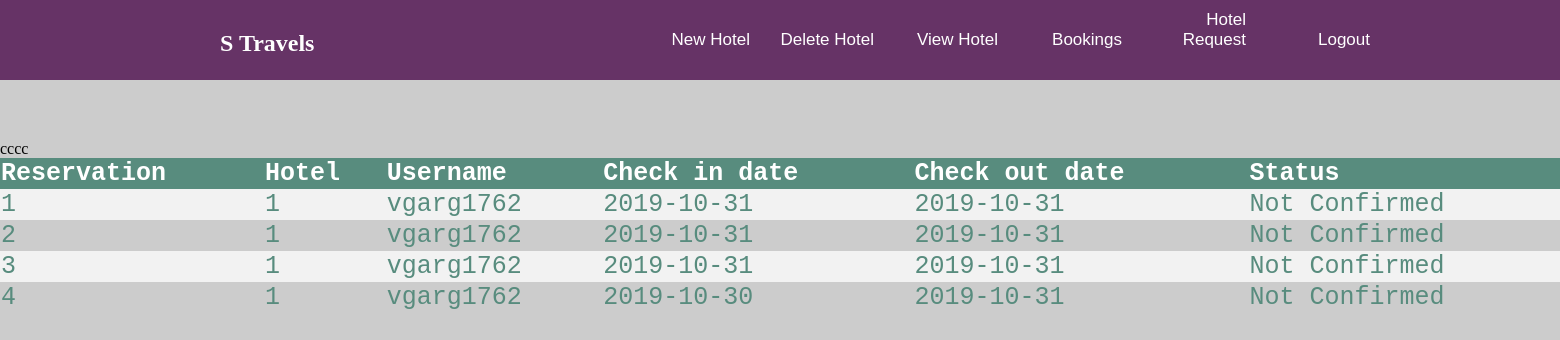
/MonthEntry.php, run on the app's committed database.
### tables this page shows
CREATE TABLE IF NOT EXISTS `reservation` (
  `res_id` int(11) NOT NULL AUTO_INCREMENT,
  `hid` int(11) DEFAULT NULL,
  `roomtype` varchar(50) DEFAULT NULL,
  `username` varchar(20) DEFAULT NULL,
  `no_rooms` int(11) DEFAULT NULL,
  `no_guests` int(11) DEFAULT NULL,
  `in_date` date DEFAULT NULL,
  `out_date` date DEFAULT NULL,
  `amount` int(11) DEFAULT NULL,
  `status` varchar(20) DEFAULT NULL,
  PRIMARY KEY (`res_id`)
);

### MonthEntry.php (the view, shortened to what this page needs)
<!DOCTYPE html>
<html>
<head>
</head>
<body>
<header>
      <div class="main">
        <div class="logo">
<ul>
                <li><h2><font color="white">S Travels</font></h2></li></ul>        </div>
         <div class="nav">
            <ul>
<li><a href ="adminpanel.php"> New Hotel</a></li>
<li><a href ="DeleteHotel.php"> Delete Hotel</a></li>
<li><a href ="ViewHotel.php"> View Hotel</a></li>
<li class="active"><a href ="MonthEntry.php"> Bookings </a></li>
<li ><a href ="requests.php"> Hotel Request</a></li>
<li><a href ="adminlogin.php"> Logout</a></li>
</ul>
            </div>
  </div>
    </header>
<div class="text1">
    </div>
    <table>
        <tr>
            <th>Reservation </th>
            <th>Hotel </th>
            <th>Username </th>
            <th>Check in date</th>
            <th>Check out date</th>
            <th>Status</th>
        </tr>
       <?php
$servername="localhost";
$username="root";
$password="";
$db="login_temp";
$conn=mysqli_connect($servername,$username,$password,$db) or die("Error connecting to MYSQL server.");
$sql = "SELECT res_id, hid, username, in_date, out_date, status from reservation";
$result = $conn-> query($sql);
if ($result-> num_rows>0){
    while ($row = $result-> fetch_assoc()){
echo "<tr><td>". $row["res_id"] ."</td><td>". $row["hid"] ."</td><td>". $row["username"] ."</td><td>". $row["in_date"] ."</td><td>". $row["out_date"] ."</td><td>". $row["status"] ."</td>c</tr>";
    }
    echo"</table>";
}
else{
echo"0 result";
}
?>
    </body>
</html>

### MonthEntry.php (style rules this page uses)
body { margin: 0; padding: 0; background: #ccc; }
.nav ul { list-style:none; background:#663366; text-align:right; padding:0; margin:0; }
.nav li { display:inline-block; }
.nav a { text-decoration: none; color:#fff; width: 100px; display: block; padding: 10px; font-size: 17px; font-family: Helvetica; }
header { background :#663366; height: 10vh; background-size: cover; background-position: center; font-family: Century Gothic; }
table { border-collapse: collapse; width: 100%; color: #588c7e; font-family: monospace; font-size: 25px; text-align: left; }
th { background-color: #588c7e; color: white; }
tr:nth-child(even) { background-color: #f2f2f2 }
ul li { display: inline-block; }
.logo ul { float:left; width: 200px; height: auto; margin-top: 10px; }
.main { max-width: 1200px; margin:auto; }
.text1 { padding-top: 60px; font-family:'Azul',Footlight MT Light; color: black; height: 100%; width: 100%; padding-left: 450px; left:100px; font-size: 25px; }

### data on the page
reservation: res_id "1", hid "1", username "vgarg1762", in_date "2019-10-31", out_date "2019-10-31", status "Not Confirmed"
reservation: res_id "2", hid "1", username "vgarg1762", in_date "2019-10-31", out_date "2019-10-31", status "Not Confirmed"
reservation: res_id "3", hid "1", username "vgarg1762", in_date "2019-10-31", out_date "2019-10-31", status "Not Confirmed"
reservation: res_id "4", hid "1", username "vgarg1762", in_date "2019-10-30", out_date "2019-10-31", status "Not Confirmed"
